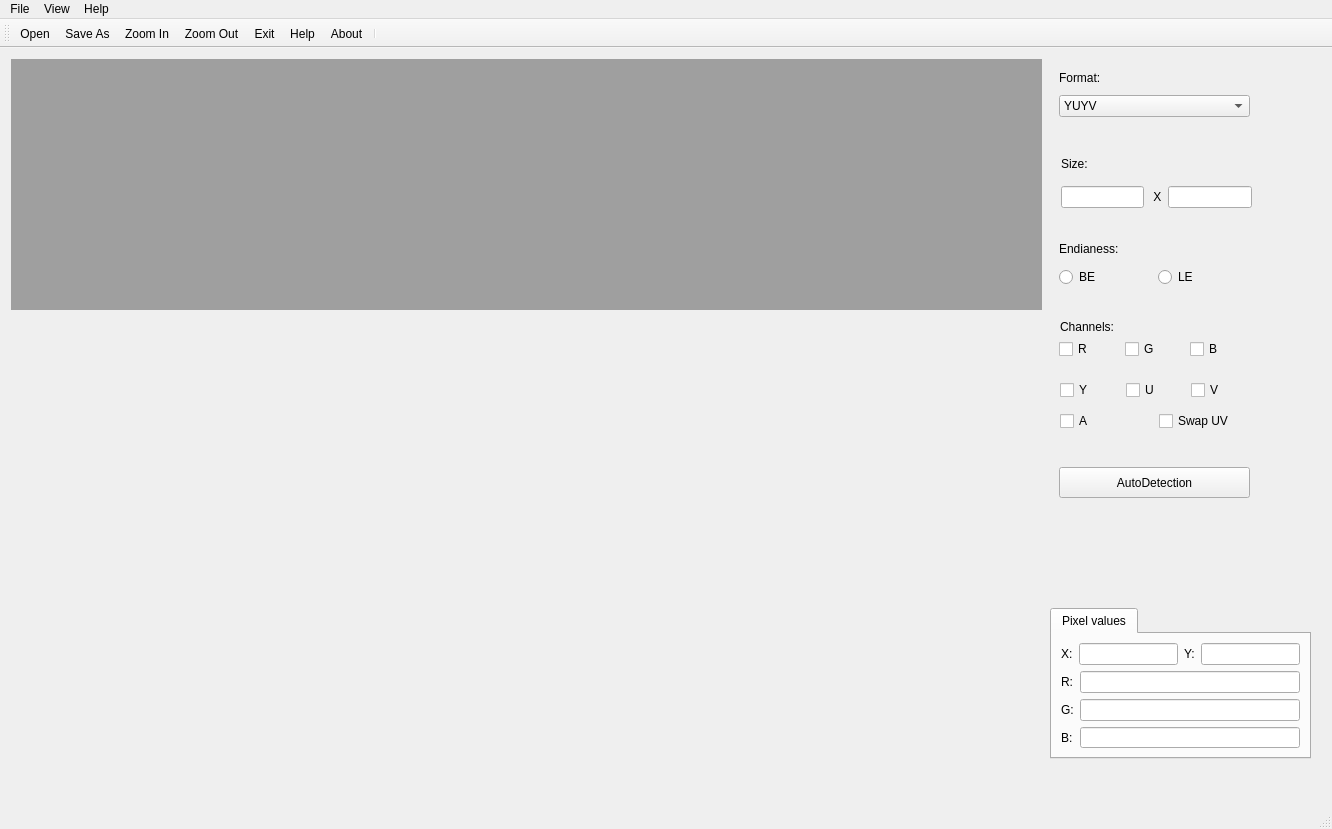
<?xml version="1.0" encoding="UTF-8"?>
<ui version="4.0">
 <class>MainWindow</class>
 <widget class="QMainWindow" name="MainWindow">
  <property name="geometry">
   <rect>
    <x>0</x>
    <y>0</y>
    <width>1332</width>
    <height>829</height>
   </rect>
  </property>
  <property name="windowTitle">
   <string>MainWindow</string>
  </property>
  <widget class="QWidget" name="centralwidget">
   <widget class="QTabWidget" name="tabWidget_2">
    <property name="geometry">
     <rect>
      <x>1050</x>
      <y>560</y>
      <width>261</width>
      <height>151</height>
     </rect>
    </property>
    <property name="currentIndex">
     <number>0</number>
    </property>
    <widget class="QWidget" name="tab_PValues">
     <attribute name="title">
      <string>Pixel values</string>
     </attribute>
     <layout class="QGridLayout" name="gridLayout_2">
      <item row="0" column="0">
       <layout class="QVBoxLayout" name="verticalLayout">
        <item>
         <layout class="QHBoxLayout" name="horizontalLayout_3">
          <item>
           <widget class="QLabel" name="txt_PixelValue_X">
            <property name="text">
             <string>X:</string>
            </property>
           </widget>
          </item>
          <item>
           <widget class="QLineEdit" name="UserInput_PixelValue_X"/>
          </item>
          <item>
           <widget class="QLabel" name="txt_PixelValue_Y">
            <property name="text">
             <string>Y:</string>
            </property>
           </widget>
          </item>
          <item>
           <widget class="QLineEdit" name="UserInput_PixelValue_Y"/>
          </item>
         </layout>
        </item>
        <item>
         <layout class="QGridLayout" name="gridLayout_5">
          <item row="2" column="1">
           <widget class="QLineEdit" name="UserInput_PixelValue_B"/>
          </item>
          <item row="1" column="0">
           <widget class="QLabel" name="txt_PixelValue_G">
            <property name="text">
             <string>G:</string>
            </property>
           </widget>
          </item>
          <item row="0" column="0">
           <widget class="QLabel" name="txt_PixelValue_R">
            <property name="text">
             <string>R:</string>
            </property>
           </widget>
          </item>
          <item row="1" column="1">
           <widget class="QLineEdit" name="UserInput_PixelValue_G"/>
          </item>
          <item row="0" column="1">
           <widget class="QLineEdit" name="UserInput_PixelValue_R"/>
          </item>
          <item row="2" column="0">
           <widget class="QLabel" name="txt_PixelValue_B">
            <property name="text">
             <string>B:</string>
            </property>
           </widget>
          </item>
         </layout>
        </item>
       </layout>
      </item>
     </layout>
    </widget>
   </widget>
   <widget class="QWidget" name="layoutWidget_2">
    <property name="geometry">
     <rect>
      <x>1059</x>
      <y>189</y>
      <width>191</width>
      <height>50</height>
     </rect>
    </property>
    <layout class="QVBoxLayout" name="verticalLayout_4">
     <item>
      <widget class="QLabel" name="label_endlianess">
       <property name="text">
        <string>Endianess:</string>
       </property>
      </widget>
     </item>
     <item>
      <layout class="QHBoxLayout" name="horizontalLayout">
       <item>
        <widget class="QRadioButton" name="radiobutton_be">
         <property name="text">
          <string>BE</string>
         </property>
        </widget>
       </item>
       <item>
        <widget class="QRadioButton" name="radiobutton_le">
         <property name="text">
          <string>LE</string>
         </property>
        </widget>
       </item>
      </layout>
     </item>
    </layout>
   </widget>
   <widget class="QWidget" name="layoutWidget_3">
    <property name="geometry">
     <rect>
      <x>1060</x>
      <y>361</y>
      <width>191</width>
      <height>25</height>
     </rect>
    </property>
    <layout class="QHBoxLayout" name="horizontalLayout_6">
     <item>
      <widget class="QCheckBox" name="checkbox__a_yuv">
       <property name="text">
        <string>A</string>
       </property>
      </widget>
     </item>
     <item>
      <widget class="QCheckBox" name="checkbox_swapui_yuv">
       <property name="text">
        <string>Swap UV</string>
       </property>
      </widget>
     </item>
    </layout>
   </widget>
   <widget class="QWidget" name="layoutWidget_4">
    <property name="geometry">
     <rect>
      <x>1059</x>
      <y>19</y>
      <width>191</width>
      <height>50</height>
     </rect>
    </property>
    <layout class="QVBoxLayout" name="verticalLayout_2">
     <item alignment="Qt::AlignVCenter">
      <widget class="QLabel" name="label_format">
       <property name="text">
        <string>Format:</string>
       </property>
      </widget>
     </item>
     <item>
      <widget class="QComboBox" name="comb_format">
       <item>
        <property name="text">
         <string>YUYV</string>
        </property>
       </item>
       <item>
        <property name="text">
         <string>UYVY</string>
        </property>
       </item>
       <item>
        <property name="text">
         <string>YVYU</string>
        </property>
       </item>
       <item>
        <property name="text">
         <string>VYUY</string>
        </property>
       </item>
      </widget>
     </item>
    </layout>
   </widget>
   <widget class="QWidget" name="layoutWidget_5">
    <property name="geometry">
     <rect>
      <x>1059</x>
      <y>289</y>
      <width>191</width>
      <height>25</height>
     </rect>
    </property>
    <layout class="QHBoxLayout" name="horizontalLayout_4">
     <item>
      <widget class="QCheckBox" name="checkbox_r">
       <property name="text">
        <string>R</string>
       </property>
      </widget>
     </item>
     <item>
      <widget class="QCheckBox" name="checkbox_g">
       <property name="text">
        <string>G</string>
       </property>
      </widget>
     </item>
     <item>
      <widget class="QCheckBox" name="checkbox_b">
       <property name="text">
        <string>B</string>
       </property>
      </widget>
     </item>
    </layout>
   </widget>
   <widget class="QPushButton" name="pushbutton_autodetection">
    <property name="geometry">
     <rect>
      <x>1059</x>
      <y>419</y>
      <width>191</width>
      <height>31</height>
     </rect>
    </property>
    <property name="text">
     <string>AutoDetection</string>
    </property>
   </widget>
   <widget class="QWidget" name="layoutWidget_6">
    <property name="geometry">
     <rect>
      <x>1061</x>
      <y>99</y>
      <width>191</width>
      <height>61</height>
     </rect>
    </property>
    <layout class="QVBoxLayout" name="verticalLayout_5">
     <item>
      <widget class="QLabel" name="label_size">
       <property name="text">
        <string>Size:</string>
       </property>
      </widget>
     </item>
     <item>
      <layout class="QHBoxLayout" name="horizontalLayout_2">
       <item>
        <widget class="QLineEdit" name="lineedit_size1"/>
       </item>
       <item>
        <widget class="QLabel" name="label_x">
         <property name="text">
          <string> X</string>
         </property>
        </widget>
       </item>
       <item>
        <widget class="QLineEdit" name="lineedit_size2"/>
       </item>
      </layout>
     </item>
    </layout>
   </widget>
   <widget class="QWidget" name="layoutWidget_7">
    <property name="geometry">
     <rect>
      <x>1060</x>
      <y>330</y>
      <width>191</width>
      <height>25</height>
     </rect>
    </property>
    <layout class="QHBoxLayout" name="horizontalLayout_5">
     <item>
      <widget class="QCheckBox" name="checkbox_y">
       <property name="text">
        <string>Y</string>
       </property>
      </widget>
     </item>
     <item>
      <widget class="QCheckBox" name="checkbox_u">
       <property name="text">
        <string>U</string>
       </property>
      </widget>
     </item>
     <item>
      <widget class="QCheckBox" name="checkbox_v">
       <property name="text">
        <string>V</string>
       </property>
      </widget>
     </item>
    </layout>
   </widget>
   <widget class="QLabel" name="label_channels_2">
    <property name="geometry">
     <rect>
      <x>1060</x>
      <y>270</y>
      <width>67</width>
      <height>17</height>
     </rect>
    </property>
    <property name="text">
     <string>Channels:</string>
    </property>
   </widget>
   <widget class="QMdiArea" name="mdiArea">
    <property name="geometry">
     <rect>
      <x>11</x>
      <y>11</y>
      <width>1031</width>
      <height>251</height>
     </rect>
    </property>
   </widget>
   <widget class="QLabel" name="label">
    <property name="geometry">
     <rect>
      <x>20</x>
      <y>270</y>
      <width>1021</width>
      <height>451</height>
     </rect>
    </property>
    <property name="text">
     <string/>
    </property>
   </widget>
  </widget>
  <widget class="QMenuBar" name="menubar">
   <property name="geometry">
    <rect>
     <x>0</x>
     <y>0</y>
     <width>1332</width>
     <height>22</height>
    </rect>
   </property>
   <widget class="QMenu" name="menuFile">
    <property name="title">
     <string>File</string>
    </property>
    <addaction name="actionOpen"/>
    <addaction name="actionSave_As"/>
    <addaction name="actionExit"/>
   </widget>
   <widget class="QMenu" name="menuEdit">
    <property name="title">
     <string>View</string>
    </property>
    <addaction name="actionZoom_in"/>
    <addaction name="actionZoom_Out"/>
   </widget>
   <widget class="QMenu" name="menuImages">
    <property name="title">
     <string>Help</string>
    </property>
    <addaction name="actionHelp"/>
    <addaction name="actionAbout"/>
   </widget>
   <addaction name="menuFile"/>
   <addaction name="menuEdit"/>
   <addaction name="menuImages"/>
  </widget>
  <widget class="QStatusBar" name="statusbar"/>
  <widget class="QToolBar" name="toolBar">
   <property name="windowTitle">
    <string>toolBar</string>
   </property>
   <attribute name="toolBarArea">
    <enum>TopToolBarArea</enum>
   </attribute>
   <attribute name="toolBarBreak">
    <bool>false</bool>
   </attribute>
   <addaction name="actionOpen"/>
   <addaction name="actionSave_As"/>
   <addaction name="actionZoom_in"/>
   <addaction name="actionZoom_Out"/>
   <addaction name="actionExit"/>
   <addaction name="actionHelp"/>
   <addaction name="actionAbout"/>
   <addaction name="separator"/>
  </widget>
  <action name="actionNew">
   <property name="text">
    <string>New</string>
   </property>
  </action>
  <action name="actionOpen">
   <property name="icon">
    <iconset>
     <normaloff>:/open/open.png</normaloff>:/open/open.png</iconset>
   </property>
   <property name="text">
    <string>Open</string>
   </property>
   <property name="shortcut">
    <string>Ctrl+O</string>
   </property>
  </action>
  <action name="actionZoom_in">
   <property name="checkable">
    <bool>false</bool>
   </property>
   <property name="icon">
    <iconset>
     <normaloff>:/zoomin/zoomin.png</normaloff>:/zoomin/zoomin.png</iconset>
   </property>
   <property name="text">
    <string>Zoom In</string>
   </property>
   <property name="shortcut">
    <string>Ctrl++</string>
   </property>
   <property name="iconVisibleInMenu">
    <bool>false</bool>
   </property>
  </action>
  <action name="actionZoom_Out">
   <property name="icon">
    <iconset>
     <normaloff>:/zoomout/zoomout.png</normaloff>:/zoomout/zoomout.png</iconset>
   </property>
   <property name="text">
    <string>Zoom Out</string>
   </property>
   <property name="shortcut">
    <string>Ctrl+-</string>
   </property>
  </action>
  <action name="actionSave_As">
   <property name="icon">
    <iconset>
     <normaloff>:/save/save.png</normaloff>:/save/save.png</iconset>
   </property>
   <property name="text">
    <string>Save As ...</string>
   </property>
   <property name="shortcut">
    <string>Ctrl+S</string>
   </property>
  </action>
  <action name="actionExit">
   <property name="icon">
    <iconset>
     <normaloff>:/exit/exit.png</normaloff>:/exit/exit.png</iconset>
   </property>
   <property name="text">
    <string>Exit</string>
   </property>
   <property name="shortcut">
    <string>Ctrl+Q</string>
   </property>
  </action>
  <action name="actionHelp">
   <property name="icon">
    <iconset>
     <normaloff>:/help/help.png</normaloff>:/help/help.png</iconset>
   </property>
   <property name="text">
    <string>Help</string>
   </property>
   <property name="shortcut">
    <string>Ctrl+H</string>
   </property>
  </action>
  <action name="actionAbout">
   <property name="icon">
    <iconset>
     <normaloff>:/about/about.png</normaloff>:/about/about.png</iconset>
   </property>
   <property name="text">
    <string>About</string>
   </property>
   <property name="shortcut">
    <string>Ctrl+A</string>
   </property>
  </action>
 </widget>
 <resources/>
 <connections/>
</ui>
